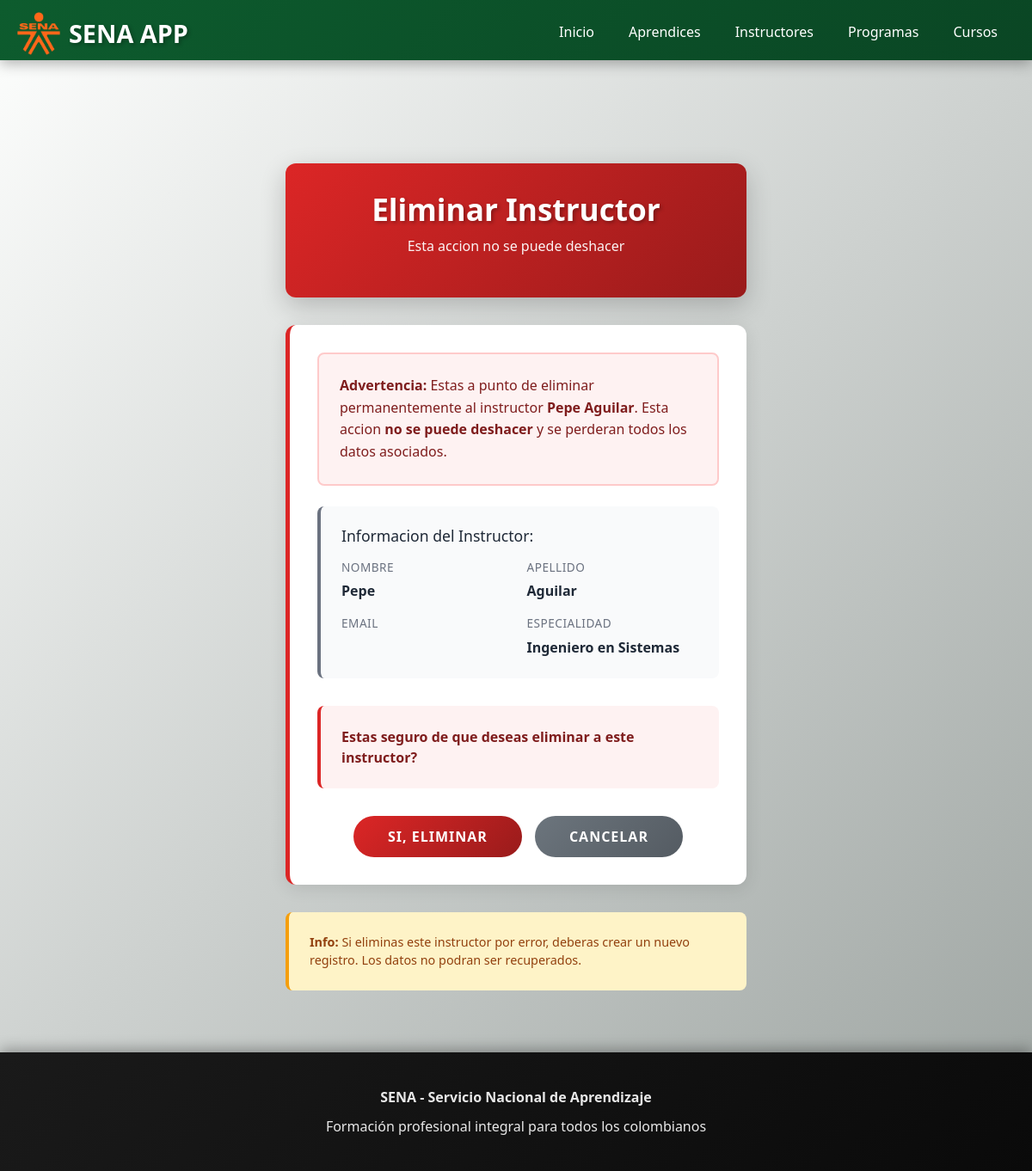
The app's page /instructores/123/eliminar/ with its own data.
### instructores/models.py (models this page shows, shortened)
class Instructor(models.Model):
    documento_identidad = models.CharField(max_length=20, unique=True)
    tipo_documento = models.CharField(max_length=3, choices=TIPO_DOCUMENTO_CHOICES, default='CC')
    nombre = models.CharField(max_length=100)
    apellido = models.CharField(max_length=100)
    telefono = models.CharField(max_length=10, null=True)
    correo = models.EmailField(null=True)
    fecha_nacimiento = models.DateField()
    ciudad = models.CharField(max_length=100, null=True)
    direccion = models.TextField(null=True)
    nivel_educativo= models.CharField(max_length=3, choices=NIVEL_EDUCATIVO_CHOICES, default='MAE')
    especialidad = models.CharField(max_length=100)
    anos_experiencia = models.PositiveIntegerField()
    activo = models.BooleanField(default=True)
    fecha_vinculacion = models.DateField()
    fecha_registro = models.DateTimeField(auto_now_add=True)

### instructores/views.py (the view, shortened to what this page needs)
# urls.py: path('<str:document>/eliminar/', views.InstructorDeleteView.as_view(), name='eliminar_instructor'),
class InstructorDeleteView(generic.DeleteView):
    model = Instructor
    template_name = 'eliminar_instructor.html'
    success_url = reverse_lazy('instructores:lista_instructores')
    slug_field = 'documento_identidad'
    slug_url_kwarg = 'document'

### instructores/templates/eliminar_instructor.html (shortened to what this page needs)
{% extends "master.html" %}
{% block page_content %}
<div style="padding: 2rem; max-width: 600px; margin: 0 auto;">
    <div style="background: linear-gradient(135deg, #dc2626 0%, #991b1b 100%); padding: 2rem; border-radius: 12px; margin-bottom: 2rem; box-shadow: 0 10px 30px rgba(0,0,0,0.2); text-align: center;">
        <h1 style="color: white; margin: 0; font-size: 2.2rem; font-weight: 700; text-shadow: 2px 2px 4px rgba(0,0,0,0.3);">
            Eliminar Instructor
        </h1>
        <p style="color: rgba(255,255,255,0.95); margin-top: 10px; font-size: 1rem;">Esta accion no se puede deshacer</p>
    </div>
    <div style="background: white; border-radius: 12px; overflow: hidden; box-shadow: 0 4px 20px rgba(0,0,0,0.1); padding: 2rem; border-left: 5px solid #dc2626;">
        <div style="background: #fef2f2; border: 2px solid #fecaca; border-radius: 8px; padding: 1.5rem; margin-bottom: 1.5rem;">
            <p style="color: #7f1d1d; margin: 0; font-size: 1rem; line-height: 1.6;">
                <strong>Advertencia:</strong> Estas a punto de eliminar permanentemente al instructor <strong>{{ object.nombre }} {{ object.apellido }}</strong>.
                Esta accion <strong>no se puede deshacer</strong> y se perderan todos los datos asociados.
            </p>
        </div>
        <div style="background: #f9fafb; border-radius: 8px; padding: 1.5rem; margin-bottom: 2rem; border-left: 4px solid #6b7280;">
            <h3 style="color: #1f2937; margin-top: 0; margin-bottom: 1rem; font-size: 1.1rem;">Informacion del Instructor:</h3>
            <div style="display: grid; grid-template-columns: 1fr 1fr; gap: 1rem;">
                <div>
                    <p style="color: #6b7280; font-size: 0.85rem; margin: 0; text-transform: uppercase; letter-spacing: 0.5px;">Nombre</p>
                    <p style="color: #1f2937; font-size: 1rem; font-weight: 600; margin: 5px 0 0 0;">{{ object.nombre }}</p>
                </div>
                <div>
                    <p style="color: #6b7280; font-size: 0.85rem; margin: 0; text-transform: uppercase; letter-spacing: 0.5px;">Apellido</p>
                    <p style="color: #1f2937; font-size: 1rem; font-weight: 600; margin: 5px 0 0 0;">{{ object.apellido }}</p>
                </div>
                <div>
                    <p style="color: #6b7280; font-size: 0.85rem; margin: 0; text-transform: uppercase; letter-spacing: 0.5px;">Email</p>
                </div>
                <div>
                    <p style="color: #6b7280; font-size: 0.85rem; margin: 0; text-transform: uppercase; letter-spacing: 0.5px;">Especialidad</p>
                    <p style="color: #1f2937; font-size: 1rem; font-weight: 600; margin: 5px 0 0 0;">{{ object.especialidad }}</p>
                </div>
            </div>
        </div>
        <div style="background: #fef2f2; padding: 1.5rem; border-radius: 8px; margin-bottom: 2rem; border-left: 4px solid #dc2626;">
            <p style="color: #7f1d1d; margin: 0; font-weight: 600; font-size: 1rem;">
                Estas seguro de que deseas eliminar a este instructor?
            </p>
        </div>
        <form method="post" style="display: flex; gap: 15px; justify-content: center;">
            <button type="submit" style="padding: 12px 40px; background: linear-gradient(135deg, #dc2626 0%, #991b1b 100%); color: white; border: none; border-radius: 25px; font-weight: 600; font-size: 1rem; cursor: pointer; transition: all 0.3s ease; text-transform: uppercase; letter-spacing: 1px;"
                    onmouseover="this.style.transform='scale(1.05)'; this.style.boxShadow='0 10px 25px rgba(220, 38, 38, 0.3)'"
                    onmouseout="this.style.transform='scale(1)'; this.style.boxShadow='none'">
                Si, Eliminar
            </button>
            <a href="/instructores/" style="padding: 12px 40px; background: linear-gradient(135deg, #6c757d 0%, #545b62 100%); color: white; text-decoration: none; border-radius: 25px; font-weight: 600; font-size: 1rem; transition: all 0.3s ease; text-transform: uppercase; letter-spacing: 1px; display: inline-block;"
               onmouseover="this.style.transform='scale(1.05)'; this.style.boxShadow='0 10px 25px rgba(108, 117, 125, 0.3)'"
               onmouseout="this.style.transform='scale(1)'; this.style.boxShadow='none'">
                Cancelar
            </a>
        </form>
    </div>
    <div style="margin-top: 2rem; padding: 1.5rem; background: #fef3c7; border-left: 4px solid #f59e0b; border-radius: 8px;">
        <p style="color: #92400e; margin: 0; font-size: 0.9rem;">
            <strong>Info:</strong> Si eliminas este instructor por error, deberas crear un nuevo registro.
            Los datos no podran ser recuperados.
        </p>
    </div>
</div>
{% endblock %}

### aprendices/static/css/main.css (style rules this page uses)
* { margin: 0; padding: 0; box-sizing: border-box; }
body { font-family: 'Segoe UI', Tahoma, Geneva, Verdana, sans-serif; background: linear-gradient(135deg, #fefffe 0%, #9ca3a0 100%); min-height: 100vh; display: flex; flex-direction: column; }

### instructores/templates/eliminar_instructor.html (style rules this page uses)
div[style*="max-width: 600px"] { animation: slideIn 0.4s ease-out; }

### records on screen
Instructor: nombre "Pepe", apellido "Aguilar", especialidad "Ingeniero en Sistemas"
